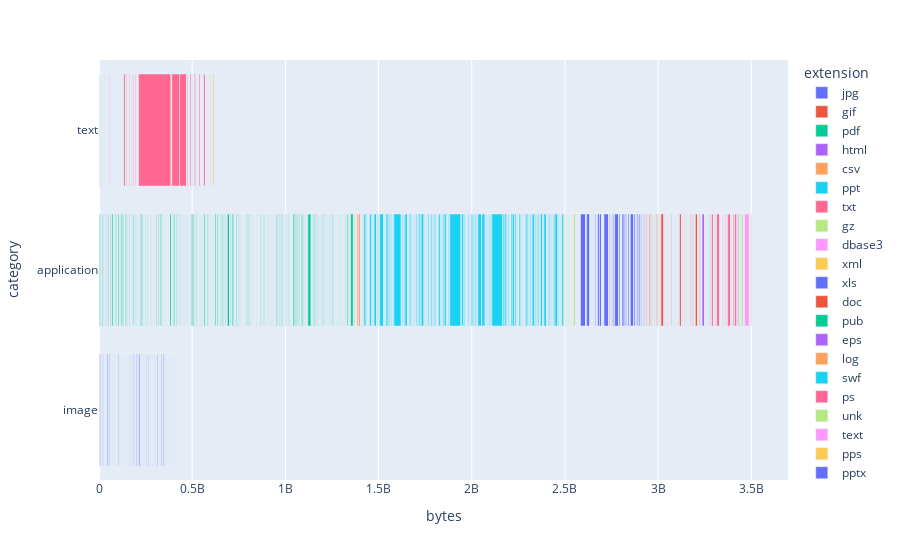

Notebook source saved alongside this figure:
### Code cell
import plotly.express as px
fig = px.bar(df, x='bytes', y='category', color='extension',height=600, orientation='h', hover_data="name")
fig.show()
